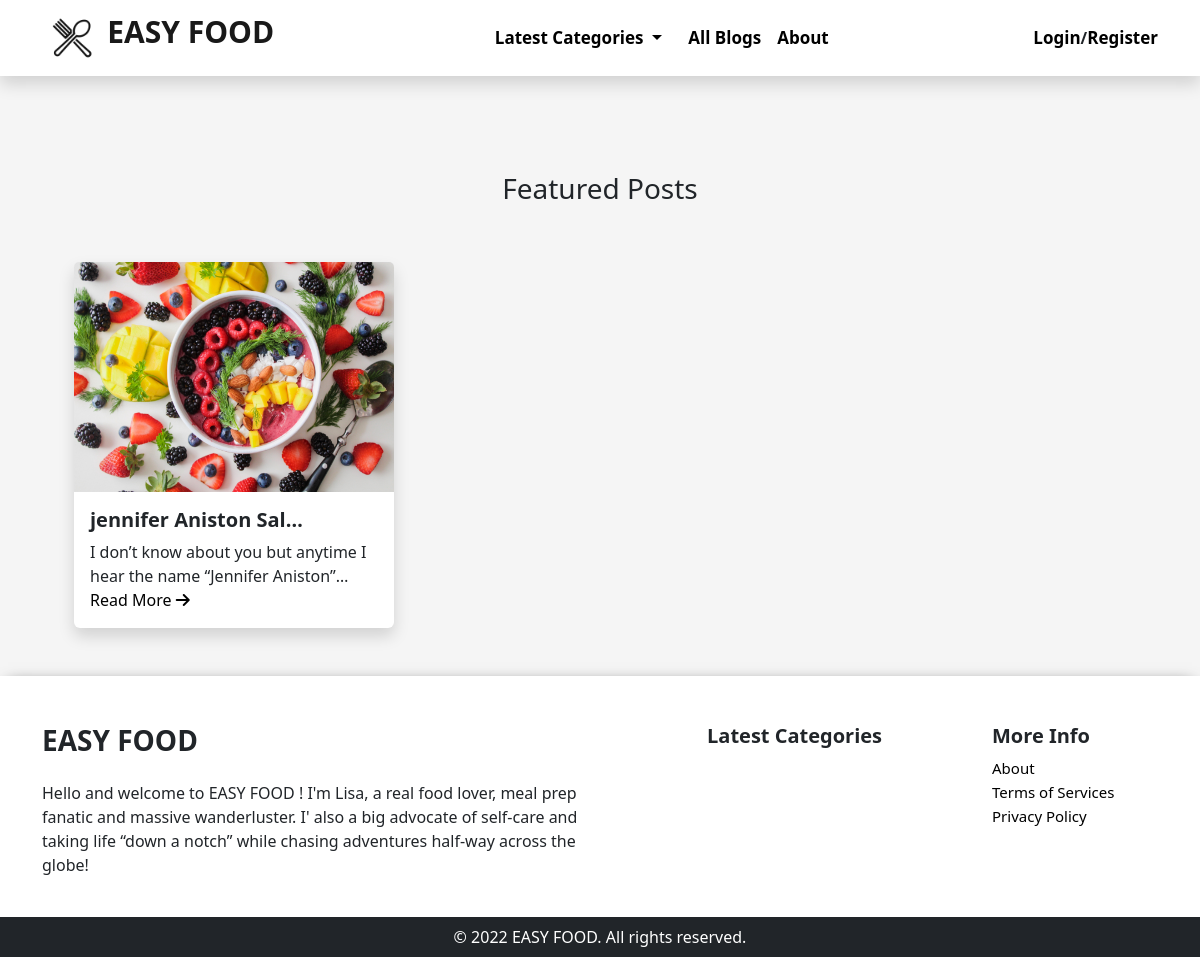
The app's page /, older data.
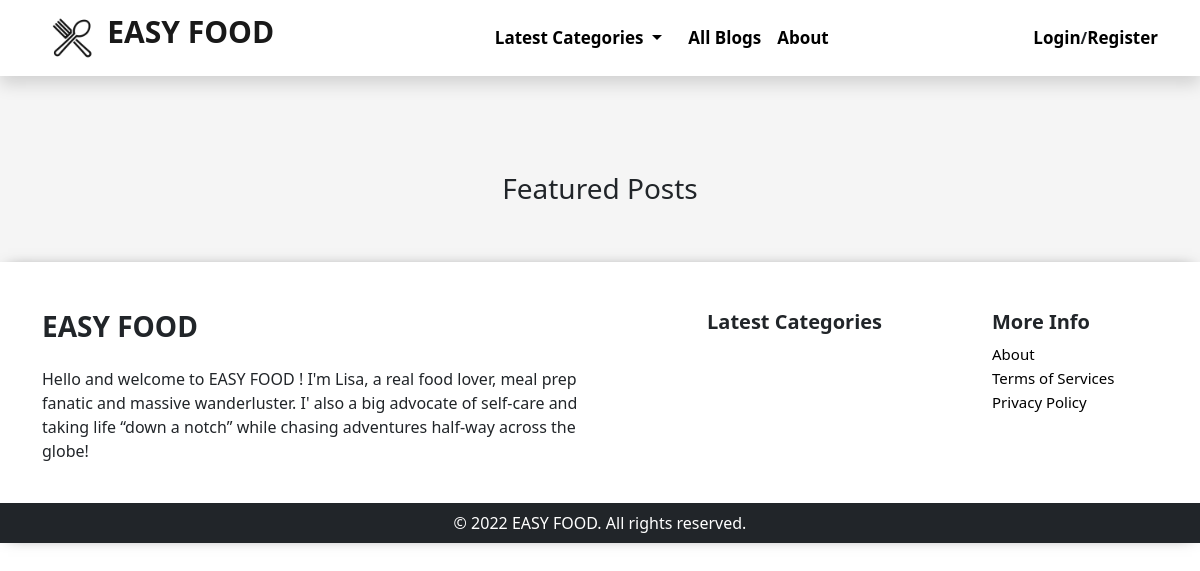
The same page, newer data.
### blogapp/models.py (models this page shows, shortened)
class Post (models.Model):
    title=models.CharField(max_length=200)
    slug = models.SlugField(max_length = 200 ,blank=True)
    category_id = models.ForeignKey(Category, on_delete= models.CASCADE)
    author = models.ForeignKey(CustomUsers, on_delete= models.CASCADE)
    created_at = models.DateField(auto_now_add=True)
    updated_at = models.DateField(auto_now= True)
    image = models.ImageField(upload_to ='uploads/')
    content = RichTextField()

### blogapp/views.py (the view)
# urls.py: 2. Add a URL to urlpatterns:  path('', views.home, name='home')
def home(request):
    blogs = blog()
    print(blogs)
    post = Post.objects.all().order_by("-updated_at")[:9]
    return render(request, 'blogapp/home.html', {'post': post, 'blogs': blogs})

### blog/context_processors.py (called while the page is built)
def nav(request):
    blog= Category.objects.all()
    return {'category' : blog}

### blogapp/views.py (called while the page is built)
def blog():
    category = Category.objects.all().order_by('-updated_at').order_by('name')
    blog = []
    for i in category:
        present = Post.objects.filter(category_id=i.pk)
        if present.exists():
            blog.append(Category.objects.all().get(id=i.pk))
    return blog

### blogapp/templates/blogapp/home.html (shortened to what this page needs)
{% extends 'base.html' %}
{% load static %}
{% block content %}
{% include "blogapp/navbar.html" %}
<section >
<div id="bg-color">
  <div class="owl-carousel owl-theme mx-auto  pt-5 ">
  </div>
  <h3 class="text-center pt-5 ">Featured Posts</h3>
  <div class="py-4 row col-11  mx-auto">
    {% for cats in post %}
    <div class="card shadow border-0 p-0 my-4 mx-4 col-md-5 col-sm-11 ">
      <a href="{% url 'detail' cats.slug %}">
        <img class="card-img-top post-image" src="{{ cats.image.url }}"></a>
      <div class="card-body ">
        <a href="{% url 'detail' cats.slug %}" class="text-decoration-none text-dark">
          <h5 class="card-title fw-bold ">{{cats.title|truncatechars:21}}</h5>
        </a>
        <p class="card-text mb-0">{{cats.content|safe|truncatechars:70}}</p>
        <a href="{% url 'detail' cats.slug %}" class="text-decoration-none  read">Read More <i
            class="fa-solid fa-arrow-right"></i></a>
      </div>
    </div>
    {% endfor %}
  </div>
</div>
</section>
{% endblock content %}
{% block footer %}{{block.super}}{% endblock footer %}

Row changes from the older to the newer data that the page shows:
removed Post: image (picture), title "jennifer Aniston Sal…", content "I don’t know about you but anytime I hear the name “Jennifer Aniston”…"
